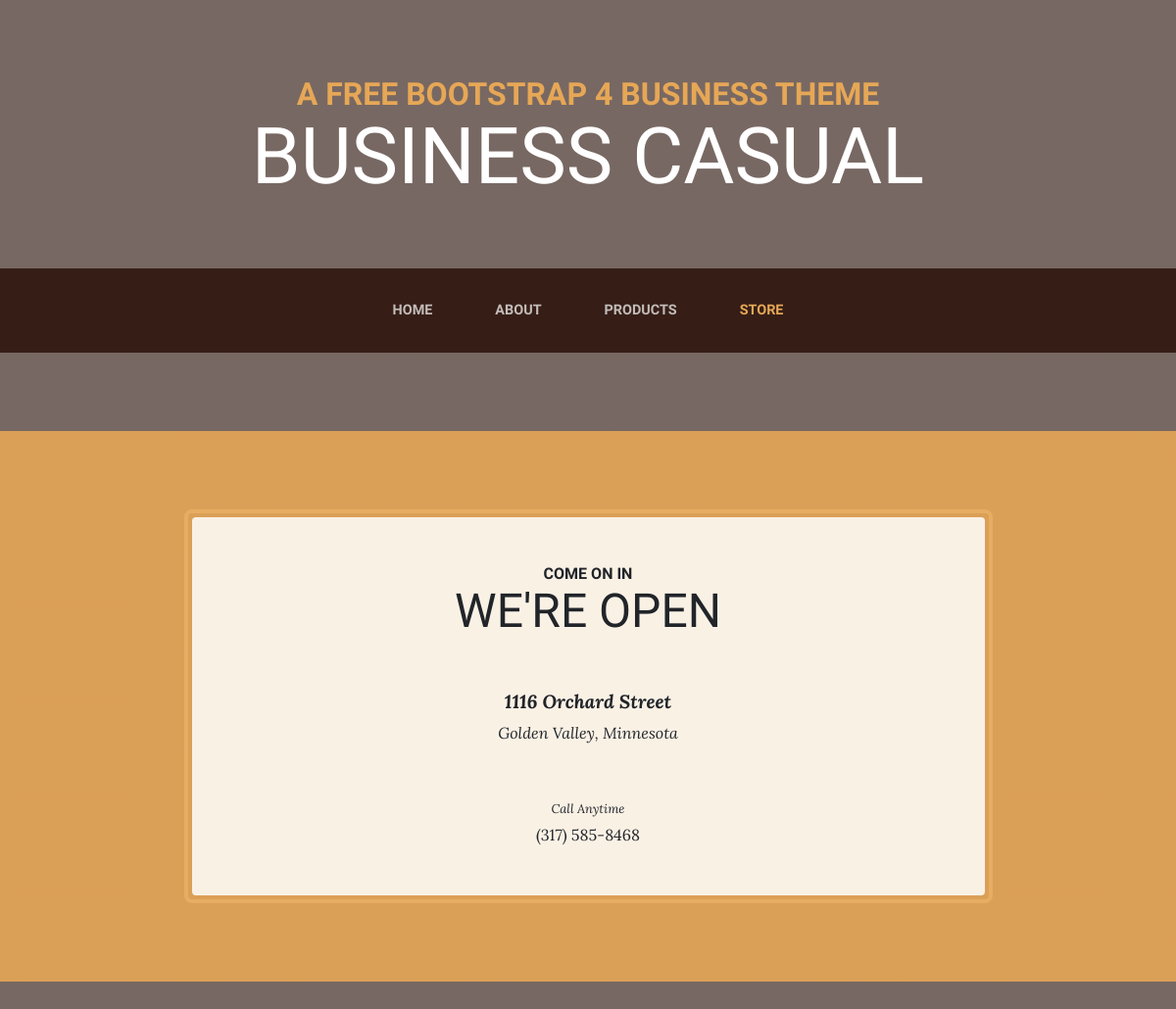
/store (upper part), run on an earlier commit of the app's database.
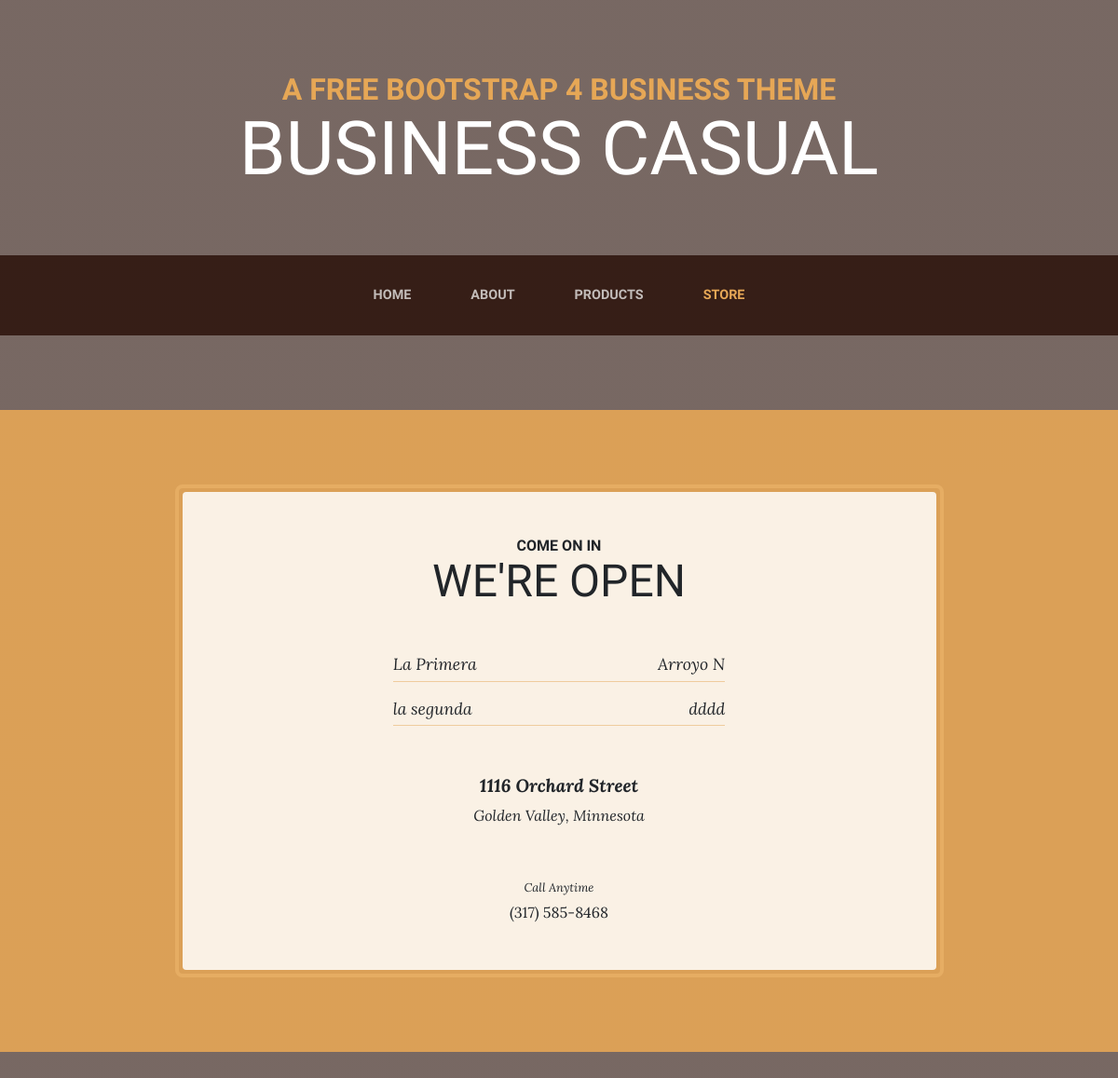
And on a later commit of the database.
### frontend/models.py (models this page shows, shortened)
class almacen (models.Model):
    nombre=models.CharField(max_length=50)
    direccion=models.CharField(max_length=50)
    img=models.ImageField(upload_to='fronend')
    creacion=models.DateTimeField(auto_now_add=True)
    actualizacion=models.DateTimeField(auto_now_add=True)
    class Meta:
        verbose_name='almacen'
        verbose_name_plural='almacenes'

### frontend/views.py (the view)
# urls.py: path('store', views.store, name="store"),
def store(request):
    almacenes=almacen.objects.all()
    return render(request,"frontend/store.html", {"almacenes":almacenes})

### frontend/templates/frontend/store.html (shortened to what this page needs)
{% extends "frontend/base.html" %}
{% load static %}
{% block contend %}
<section class="page-section cta">
  <div class="container">
    <div class="row">
      <div class="col-xl-9 mx-auto">
        <div class="cta-inner text-center rounded">
          <h2 class="section-heading mb-5">
            <span class="section-heading-upper">Come On In</span>
            <span class="section-heading-lower">We're Open</span>
          </h2>
          <ul class="list-unstyled list-hours mb-5 text-left mx-auto">
            {% for almacen in almacenes %}
            <li class="list-unstyled-item list-hours-item d-flex">
              {{almacen.nombre}}
              <span class="ml-auto">{{almacen.direccion}}</span>
            </li>
            {% endfor %}
          </ul>
          <p class="address mb-5">
            <em>
              <strong>1116 Orchard Street</strong>
              <br>
              Golden Valley, Minnesota
            </em>
          </p>
          <p class="mb-0">
            <small>
              <em>Call Anytime</em>
            </small>
            <br>
            (317) 585-8468
          </p>
        </div>
      </div>
    </div>
  </div>
</section>
{% endblock %}

### frontend/templates/frontend/base.html (shortened to what this page needs)
<!DOCTYPE html>
<html lang="en">
<head>
  {% load static %}
  <link href="{% static 'frontend/vendor/bootstrap/css/bootstrap.min.css' %}" rel="stylesheet">
  <link href="{% static 'frontend/css/business-casual.min.css' %}" rel="stylesheet">
</head>
<body>
  <h1 class="site-heading text-center text-white d-none d-lg-block">
    <span class="site-heading-upper text-primary mb-3">A Free Bootstrap 4 Business Theme</span>
    <span class="site-heading-lower">Business Casual</span>
  </h1>
  <nav class="navbar navbar-expand-lg navbar-dark py-lg-4" id="mainNav">
    <div class="container">
      <div class="collapse navbar-collapse" id="navbarResponsive">
        <ul class="navbar-nav mx-auto">
          <li class="nav-item {% if request.path == '/' %}active{% endif %} px-lg-4">
            <a class="nav-link text-uppercase text-expanded" href="{% url 'index' %}">Home
            </a>
          </li>
          <li class="nav-item {% if request.path == '/about' %}active{% endif %} px-lg-4">
            <a class="nav-link text-uppercase text-expanded" href="{% url 'about' %}">About</a>
          </li>
          <li class="nav-item {% if request.path == '/products' %}active{% endif %} px-lg-4">
            <a class="nav-link text-uppercase text-expanded" href="{% url 'products' %}">Products</a>
          </li>
          <li class="nav-item {% if request.path == '/store' %}active{% endif %} px-lg-4">
            <a class="nav-link text-uppercase text-expanded" href="{% url 'store' %}">Store</a>
          </li>
        </ul>
      </div>
    </div>
  </nav>
  {% block contend %}
  {% endblock %}
</body>
</html>

What changed in the data, as far as the page shows it:
added almacen: nombre "La Primera", direccion "Arroyo N"
added almacen: nombre "la segunda", direccion "dddd"
